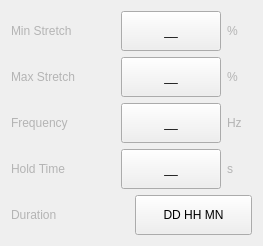
           <widget class="QWidget" name="page_5">
            <layout class="QGridLayout" name="gridLayout_11">
             <item row="0" column="0">
              <widget class="QFrame" name="frame_31">
               <property name="frameShape">
                <enum>QFrame::NoFrame</enum>
               </property>
               <property name="frameShadow">
                <enum>QFrame::Raised</enum>
               </property>
               <layout class="QHBoxLayout" name="horizontalLayout_26">
                <property name="spacing">
                 <number>6</number>
                </property>
                <property name="leftMargin">
                 <number>0</number>
                </property>
                <property name="topMargin">
                 <number>0</number>
                </property>
                <property name="rightMargin">
                 <number>0</number>
                </property>
                <property name="bottomMargin">
                 <number>0</number>
                </property>
                <item>
                 <widget class="QLabel" name="label_33">
                  <property name="styleSheet">
                   <string notr="true">color : rgb(180, 180, 180);</string>
                  </property>
                  <property name="text">
                   <string>Min Stretch</string>
                  </property>
                 </widget>
                </item>
                <item>
                 <spacer name="horizontalSpacer_13">
                  <property name="orientation">
                   <enum>Qt::Horizontal</enum>
                  </property>
                  <property name="sizeHint" stdset="0">
                   <size>
                    <width>40</width>
                    <height>20</height>
                   </size>
                  </property>
                 </spacer>
                </item>
                <item>
                 <widget class="QPushButton" name="pushButton_51">
                  <property name="sizePolicy">
                   <sizepolicy hsizetype="Expanding" vsizetype="Fixed">
                    <horstretch>0</horstretch>
                    <verstretch>0</verstretch>
                   </sizepolicy>
                  </property>
                  <property name="minimumSize">
                   <size>
                    <width>100</width>
                    <height>40</height>
                   </size>
                  </property>
                  <property name="maximumSize">
                   <size>
                    <width>100</width>
                    <height>40</height>
                   </size>
                  </property>
                  <property name="styleSheet">
                   <string notr="true"/>
                  </property>
                  <property name="text">
                   <string>__</string>
                  </property>
                  <property name="icon">
                   <iconset>
                    <normaloff>:/icons/index.png</normaloff>:/icons/index.png</iconset>
                  </property>
                  <property name="autoDefault">
                   <bool>false</bool>
                  </property>
                  <property name="default">
                   <bool>false</bool>
                  </property>
                  <property name="flat">
                   <bool>false</bool>
                  </property>
                 </widget>
                </item>
                <item>
                 <widget class="QLabel" name="label_84">
                  <property name="minimumSize">
                   <size>
                    <width>25</width>
                    <height>0</height>
                   </size>
                  </property>
                  <property name="styleSheet">
                   <string notr="true">color : rgb(180, 180, 180);</string>
                  </property>
                  <property name="text">
                   <string>%</string>
                  </property>
                 </widget>
                </item>
               </layout>
              </widget>
             </item>
             <item row="1" column="0">
              <widget class="QFrame" name="frame_30">
               <property name="frameShape">
                <enum>QFrame::NoFrame</enum>
               </property>
               <property name="frameShadow">
                <enum>QFrame::Raised</enum>
               </property>
               <layout class="QHBoxLayout" name="horizontalLayout_25">
                <property name="spacing">
                 <number>6</number>
                </property>
                <property name="leftMargin">
                 <number>0</number>
                </property>
                <property name="topMargin">
                 <number>0</number>
                </property>
                <property name="rightMargin">
                 <number>0</number>
                </property>
                <property name="bottomMargin">
                 <number>0</number>
                </property>
                <item>
                 <widget class="QLabel" name="label_32">
                  <property name="styleSheet">
                   <string notr="true">color : rgb(180, 180, 180);</string>
                  </property>
                  <property name="text">
                   <string>Max Stretch</string>
                  </property>
                 </widget>
                </item>
                <item>
                 <spacer name="horizontalSpacer_14">
                  <property name="orientation">
                   <enum>Qt::Horizontal</enum>
                  </property>
                  <property name="sizeHint" stdset="0">
                   <size>
                    <width>40</width>
                    <height>20</height>
                   </size>
                  </property>
                 </spacer>
                </item>
                <item>
                 <widget class="QPushButton" name="pushButton_52">
                  <property name="sizePolicy">
                   <sizepolicy hsizetype="Expanding" vsizetype="Fixed">
                    <horstretch>0</horstretch>
                    <verstretch>0</verstretch>
                   </sizepolicy>
                  </property>
                  <property name="minimumSize">
                   <size>
                    <width>100</width>
                    <height>40</height>
                   </size>
                  </property>
                  <property name="maximumSize">
                   <size>
                    <width>100</width>
                    <height>40</height>
                   </size>
                  </property>
                  <property name="styleSheet">
                   <string notr="true"/>
                  </property>
                  <property name="text">
                   <string>__</string>
                  </property>
                  <property name="icon">
                   <iconset>
                    <normaloff>:/icons/index.png</normaloff>:/icons/index.png</iconset>
                  </property>
                  <property name="autoDefault">
                   <bool>false</bool>
                  </property>
                  <property name="default">
                   <bool>false</bool>
                  </property>
                  <property name="flat">
                   <bool>false</bool>
                  </property>
                 </widget>
                </item>
                <item>
                 <widget class="QLabel" name="label_85">
                  <property name="minimumSize">
                   <size>
                    <width>25</width>
                    <height>0</height>
                   </size>
                  </property>
                  <property name="styleSheet">
                   <string notr="true">color : rgb(180, 180, 180);</string>
                  </property>
                  <property name="text">
                   <string>%</string>
                  </property>
                 </widget>
                </item>
               </layout>
              </widget>
             </item>
             <item row="2" column="0">
              <widget class="QFrame" name="frame_27">
               <property name="frameShape">
                <enum>QFrame::NoFrame</enum>
               </property>
               <property name="frameShadow">
                <enum>QFrame::Raised</enum>
               </property>
               <layout class="QHBoxLayout" name="horizontalLayout_22">
                <property name="spacing">
                 <number>6</number>
                </property>
                <property name="leftMargin">
                 <number>0</number>
                </property>
                <property name="topMargin">
                 <number>0</number>
                </property>
                <property name="rightMargin">
                 <number>0</number>
                </property>
                <property name="bottomMargin">
                 <number>0</number>
                </property>
                <item>
                 <widget class="QLabel" name="label_29">
                  <property name="styleSheet">
                   <string notr="true">color : rgb(180, 180, 180);</string>
                  </property>
                  <property name="text">
                   <string>Frequency</string>
                  </property>
                 </widget>
                </item>
                <item>
                 <spacer name="horizontalSpacer_15">
                  <property name="orientation">
                   <enum>Qt::Horizontal</enum>
                  </property>
                  <property name="sizeHint" stdset="0">
                   <size>
                    <width>40</width>
                    <height>20</height>
                   </size>
                  </property>
                 </spacer>
                </item>
                <item>
                 <widget class="QPushButton" name="pushButton_53">
                  <property name="sizePolicy">
                   <sizepolicy hsizetype="Expanding" vsizetype="Fixed">
                    <horstretch>0</horstretch>
                    <verstretch>0</verstretch>
                   </sizepolicy>
                  </property>
                  <property name="minimumSize">
                   <size>
                    <width>100</width>
                    <height>40</height>
                   </size>
                  </property>
                  <property name="maximumSize">
                   <size>
                    <width>100</width>
                    <height>40</height>
                   </size>
                  </property>
                  <property name="styleSheet">
                   <string notr="true"/>
                  </property>
                  <property name="text">
                   <string>__</string>
                  </property>
                  <property name="icon">
                   <iconset>
                    <normaloff>:/icons/index.png</normaloff>:/icons/index.png</iconset>
                  </property>
                  <property name="autoDefault">
                   <bool>false</bool>
                  </property>
                  <property name="default">
                   <bool>false</bool>
                  </property>
                  <property name="flat">
                   <bool>false</bool>
                  </property>
                 </widget>
                </item>
                <item>
                 <widget class="QLabel" name="label_86">
                  <property name="minimumSize">
                   <size>
                    <width>25</width>
                    <height>0</height>
                   </size>
                  </property>
                  <property name="styleSheet">
                   <string notr="true">color : rgb(180, 180, 180);</string>
                  </property>
                  <property name="text">
                   <string>Hz</string>
                  </property>
                 </widget>
                </item>
               </layout>
              </widget>
             </item>
             <item row="3" column="0">
              <widget class="QFrame" name="frame_28">
               <property name="frameShape">
                <enum>QFrame::NoFrame</enum>
               </property>
               <property name="frameShadow">
                <enum>QFrame::Raised</enum>
               </property>
               <layout class="QHBoxLayout" name="horizontalLayout_23">
                <property name="spacing">
                 <number>6</number>
                </property>
                <property name="leftMargin">
                 <number>0</number>
                </property>
                <property name="topMargin">
                 <number>0</number>
                </property>
                <property name="rightMargin">
                 <number>0</number>
                </property>
                <property name="bottomMargin">
                 <number>0</number>
                </property>
                <item>
                 <widget class="QLabel" name="label_30">
                  <property name="styleSheet">
                   <string notr="true">color : rgb(180, 180, 180);</string>
                  </property>
                  <property name="text">
                   <string>Hold Time</string>
                  </property>
                 </widget>
                </item>
                <item>
                 <spacer name="horizontalSpacer_16">
                  <property name="orientation">
                   <enum>Qt::Horizontal</enum>
                  </property>
                  <property name="sizeHint" stdset="0">
                   <size>
                    <width>40</width>
                    <height>20</height>
                   </size>
                  </property>
                 </spacer>
                </item>
                <item>
                 <widget class="QPushButton" name="pushButton_54">
                  <property name="sizePolicy">
                   <sizepolicy hsizetype="Expanding" vsizetype="Fixed">
                    <horstretch>0</horstretch>
                    <verstretch>0</verstretch>
                   </sizepolicy>
                  </property>
                  <property name="minimumSize">
                   <size>
                    <width>100</width>
                    <height>40</height>
                   </size>
                  </property>
                  <property name="maximumSize">
                   <size>
                    <width>100</width>
                    <height>40</height>
                   </size>
                  </property>
                  <property name="styleSheet">
                   <string notr="true"/>
                  </property>
                  <property name="text">
                   <string>__</string>
                  </property>
                  <property name="icon">
                   <iconset>
                    <normaloff>:/icons/index.png</normaloff>:/icons/index.png</iconset>
                  </property>
                  <property name="autoDefault">
                   <bool>false</bool>
                  </property>
                  <property name="default">
                   <bool>false</bool>
                  </property>
                  <property name="flat">
                   <bool>false</bool>
                  </property>
                 </widget>
                </item>
                <item>
                 <widget class="QLabel" name="label_87">
                  <property name="minimumSize">
                   <size>
                    <width>25</width>
                    <height>0</height>
                   </size>
                  </property>
                  <property name="styleSheet">
                   <string notr="true">color : rgb(180, 180, 180);</string>
                  </property>
                  <property name="text">
                   <string>s</string>
                  </property>
                 </widget>
                </item>
               </layout>
              </widget>
             </item>
             <item row="4" column="0">
              <widget class="QFrame" name="frame_29">
               <property name="frameShape">
                <enum>QFrame::NoFrame</enum>
               </property>
               <property name="frameShadow">
                <enum>QFrame::Raised</enum>
               </property>
               <layout class="QHBoxLayout" name="horizontalLayout_24">
                <property name="spacing">
                 <number>6</number>
                </property>
                <property name="leftMargin">
                 <number>0</number>
                </property>
                <property name="topMargin">
                 <number>0</number>
                </property>
                <property name="rightMargin">
                 <number>0</number>
                </property>
                <property name="bottomMargin">
                 <number>0</number>
                </property>
                <item>
                 <widget class="QLabel" name="label_31">
                  <property name="styleSheet">
                   <string notr="true">color : rgb(180, 180, 180);</string>
                  </property>
                  <property name="text">
                   <string>Duration</string>
                  </property>
                 </widget>
                </item>
                <item>
                 <widget class="QPushButton" name="pushButton_55">
                  <property name="minimumSize">
                   <size>
                    <width>0</width>
                    <height>40</height>
                   </size>
                  </property>
                  <property name="maximumSize">
                   <size>
                    <width>999</width>
                    <height>40</height>
                   </size>
                  </property>
                  <property name="styleSheet">
                   <string notr="true"/>
                  </property>
                  <property name="text">
                   <string>DD HH MN</string>
                  </property>
                  <property name="icon">
                   <iconset>
                    <normaloff>:/icons/index.png</normaloff>:/icons/index.png</iconset>
                  </property>
                  <property name="autoDefault">
                   <bool>false</bool>
                  </property>
                  <property name="default">
                   <bool>false</bool>
                  </property>
                  <property name="flat">
                   <bool>false</bool>
                  </property>
                 </widget>
                </item>
               </layout>
              </widget>
             </item>
            </layout>
           </widget>
